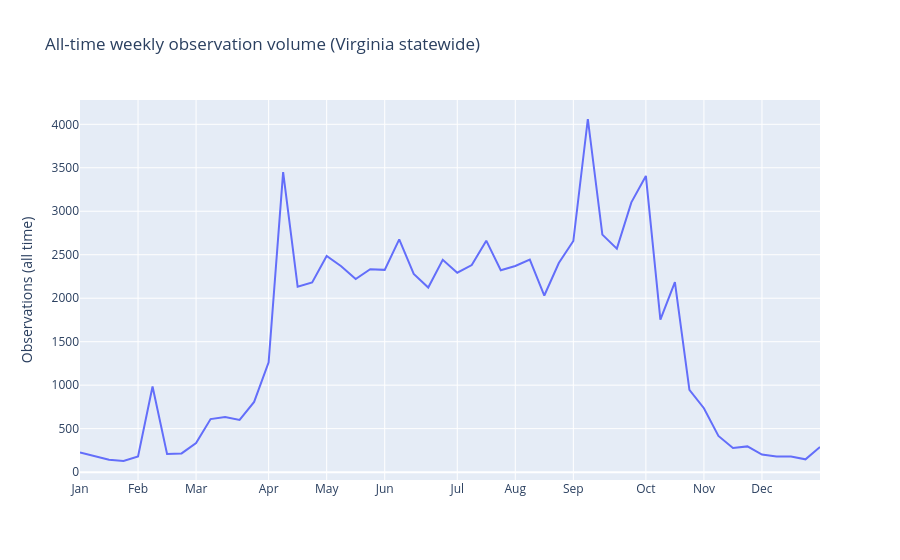

Notebook cell for this chart:
### Code cell
# -- Tier 1 preflight: cheap all-time overview + truncation gate --
import plotly.graph_objects as go

# 1. Count-only check (single request, no pagination)
_r = session.get(
    'https://api.inaturalist.org/v1/observations',
    params={'place_id': VA_PLACE_ID, 'd1': START, 'per_page': 0},
)
_total = _r.json().get('total_results', None)
_max_fetchable = PER_PAGE * MAX_PAGES

# 2. All-time weekly histogram (single request, no date filter)
_hist_r = session.get(
    'https://api.inaturalist.org/v1/observations/histogram',
    params={'place_id': VA_PLACE_ID, 'interval': 'week_of_year'},
)
_week_counts = _hist_r.json().get('results', {}).get('week_of_year', {})
_weeks = list(range(1, 53))

# Approximate month starts in week-of-year
_month_ticks = [1, 5, 9, 14, 18, 22, 27, 31, 35, 40, 44, 48]
_month_names = ['Jan', 'Feb', 'Mar', 'Apr', 'May', 'Jun', 'Jul', 'Aug', 'Sep', 'Oct', 'Nov', 'Dec']

_fig = go.Figure()
_fig.add_scatter(
    x=_weeks,
    y=[_week_counts.get(str(w), 0) for w in _weeks],
    mode='lines',
    name='All observations',
)
_fig.update_layout(
    title='All-time weekly observation volume (Virginia statewide)',
    xaxis=dict(
        tickvals=_month_ticks,
        ticktext=_month_names,
    ),
    yaxis_title='Observations (all time)',
)
_fig.show()

# 3. Truncation gate
print(f'Observations in scope (VA, from {START}): {_total:,}')
print(f'Max fetchable (Tier 2): {_max_fetchable:,}  ({MAX_PAGES} pages x {PER_PAGE}/page)')
print()
if _total is not None and _total > _max_fetchable:
    _pct = _max_fetchable / _total * 100
    print(f'⚠ TRUNCATION WARNING: Tier 2 will fetch only {_pct:.1f}% of observations in scope.')
    print(f'  {_total - _max_fetchable:,} observations will be missing.')
    print()
    print('  Options before running the next cell:')
    print(f'    • Raise MAX_PAGES (need ≥ {-(-_total // PER_PAGE)} to cover all)')
    print(f'    • Narrow START to reduce scope')
    print(f'    • Accept truncation (most recent {_max_fetchable:,} observations)')
else:
    print('✓ Volume OK — Tier 2 pull will capture all observations in scope.')

### Figure 1 — Plotly figure (JSON) as saved in the notebook; plotly's stock layout.template omitted (floating-point values rounded to 4 significant figures)
{"data": [{"mode": "lines", "name": "All observations", "type": "scatter", "x": [1, 2, 3, 4, 5, 6, 7, 8, 9, 10, 11, 12, 13, 14, 15, 16, 17, 18, 19, 20, 21, 22, 23, 24, 25, 26, 27, 28, 29, 30, 31, 32, 33, 34, 35, 36, 37, 38, 39, 40, 41, 42, 43, 44, 45, 46, 47, 48, 49, 50, 51, 52], "y": [225, 185, 143, 128, 180, 984, 208, 215, 334, 610, 634, 600, 807, 1264, 3450, 2132, 2181, 2485, 2368, 2220, 2333, 2326, 2676, 2280, 2123, 2442, 2293, 2381, 2662, 2322, 2371, 2444, 2031, 2405, 2658, 4061, 2731, 2570, 3102, 3406, 1753, 2184, 946, 735, 416, 278, 296, 202, 180, 179, 147, 289]}], "layout": {"title": {"text": "All-time weekly observation volume (Virginia statewide)"}, "xaxis": {"ticktext": ["Jan", "Feb", "Mar", "Apr", "May", "Jun", "Jul", "Aug", "Sep", "Oct", "Nov", "Dec"], "tickvals": [1, 5, 9, 14, 18, 22, 27, 31, 35, 40, 44, 48]}, "yaxis": {"title": {"text": "Observations (all time)"}}}}
